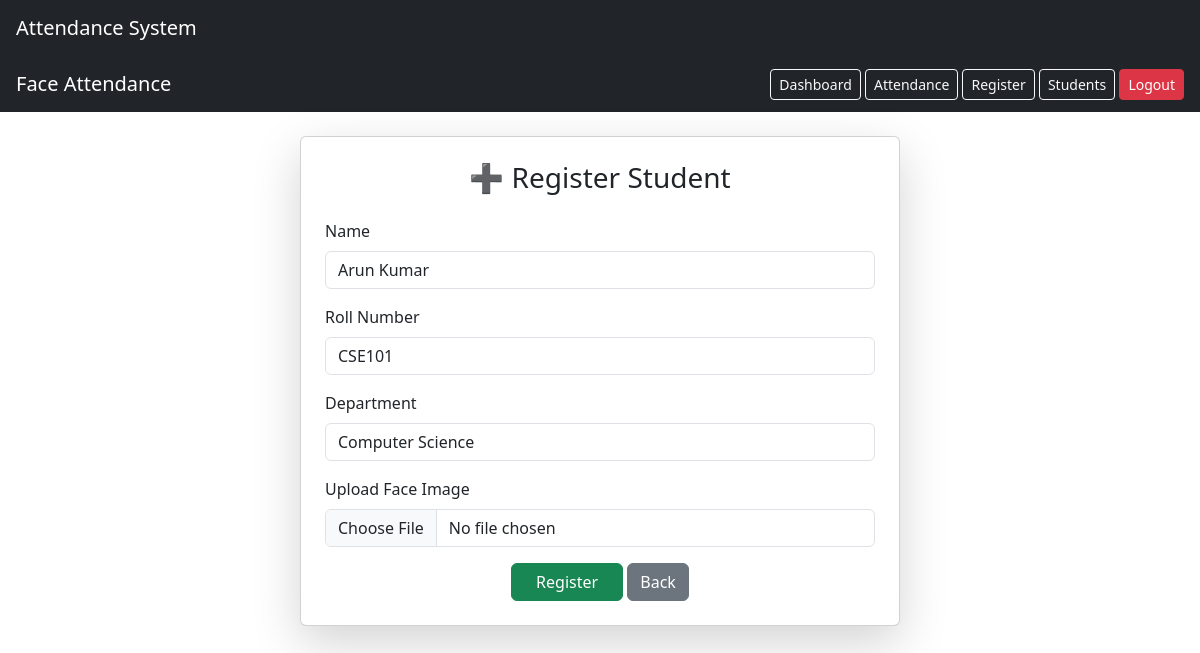
The page /update/6/ (signed in) on the database its author committed.
### attendance/models.py (models this page shows, shortened)
class Student(models.Model):
    name = models.CharField(max_length=100)
    roll_number = models.CharField(max_length=20, unique=True)
    department = models.CharField(max_length=100)
    image = models.ImageField(upload_to='faces/')

### attendance/views.py (the view)
# urls.py: path('update/<int:id>/', views.update_student, name='update_student'),
@login_required
def update_student(request, id):
    student = Student.objects.get(id=id)
    form = StudentForm(request.POST or None, request.FILES or None, instance=student)
    if form.is_valid():
        form.save()
        return redirect('students')
    return render(request, 'register.html', {'form': form})

### attendance/forms.py
class StudentForm(forms.ModelForm):
    class Meta:
        model = Student
        fields = ['name', 'roll_number', 'department', 'image']
        widgets = {
            'name': forms.TextInput(attrs={'class': 'form-control'}),
            'roll_number': forms.TextInput(attrs={'class': 'form-control'}),
            'department': forms.TextInput(attrs={'class': 'form-control'}),
            'image': forms.FileInput(attrs={'class': 'form-control'}),
        }

### templates/register.html (shortened to what this page needs)
{% extends 'base.html' %}
{% block content %}
<div class="container mt-4">
    <div class="card p-4 shadow-lg" style="max-width: 600px; margin:auto;">
        <h3 class="text-center mb-4">➕ Register Student</h3>
        <form method="post" enctype="multipart/form-data">
            <div class="mb-3">
                <label class="form-label">Name</label>
                {{ form.name }}
            </div>
            <div class="mb-3">
                <label class="form-label">Roll Number</label>
                {{ form.roll_number }}
            </div>
            <div class="mb-3">
                <label class="form-label">Department</label>
                {{ form.department }}
            </div>
            <div class="mb-3">
                <label class="form-label">Upload Face Image</label>
                {{ form.image }}
            </div>
            <div class="text-center">
                <button class="btn btn-success px-4">Register</button>
                <a href="/dashboard/" class="btn btn-secondary">Back</a>
            </div>
        </form>
    </div>
</div>
{% endblock %}

### static/css/style.css (style rules this page uses)
body { background: #f5f5f5; }
.card { border-radius: 15px; box-shadow: 0 2px 10px rgba(0,0,0,0.1); }

### rows shown on the page
Student: name "Arun Kumar", roll_number "CSE101", department "Computer Science"
